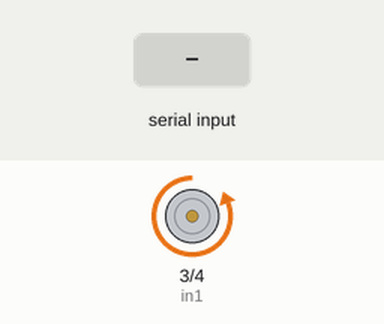
Bench run of a sketch on a simulated Arduino Uno, built with avr-gcc and run on an emulated ATmega328P. On the bench: motor-driver pin pairs drawn as motors (green arrow = first pin HIGH = forward, orange = second pin HIGH = backward, longer = more drive). Inputs (shaded band) come from the test bench. What the sketch prints to the serial monitor is not drawn.

Above: at 1.2 s.
1.3 s: "a" received over Serial
Timing chart, 0 to 4.3 s (numbered marks = the images above; inputs shaded):
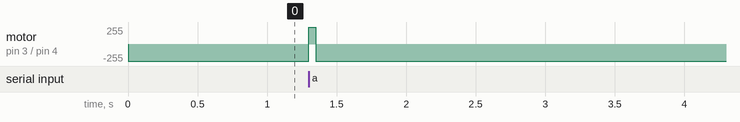

The sketch:

solenoid_check.ino
```cpp
int in1=3;
int in2=4;
void setup()
{
  pinMode(in1,OUTPUT);
  pinMode(in2,OUTPUT);
  Serial.begin(9600);

}
void loop()
{
  initial();
  if(Serial.available()>0){
    if(Serial.read()=='a'){
  trigger();
  delay(50);
  initial();
}
}
}
void initial()
{
  digitalWrite(in1,LOW);
  digitalWrite(in2,HIGH);
  }
void trigger()
{
  Serial.println("Im in Trigger");
  digitalWrite(in1,HIGH);
  digitalWrite(in2,LOW);

  }
```

Measured:
- after the input at 1.3 s, motor on pin 3 (in1) / pin 4 (in2): backward 255/255 → forward 255/255 at once, → backward 255/255 0.05 s later
